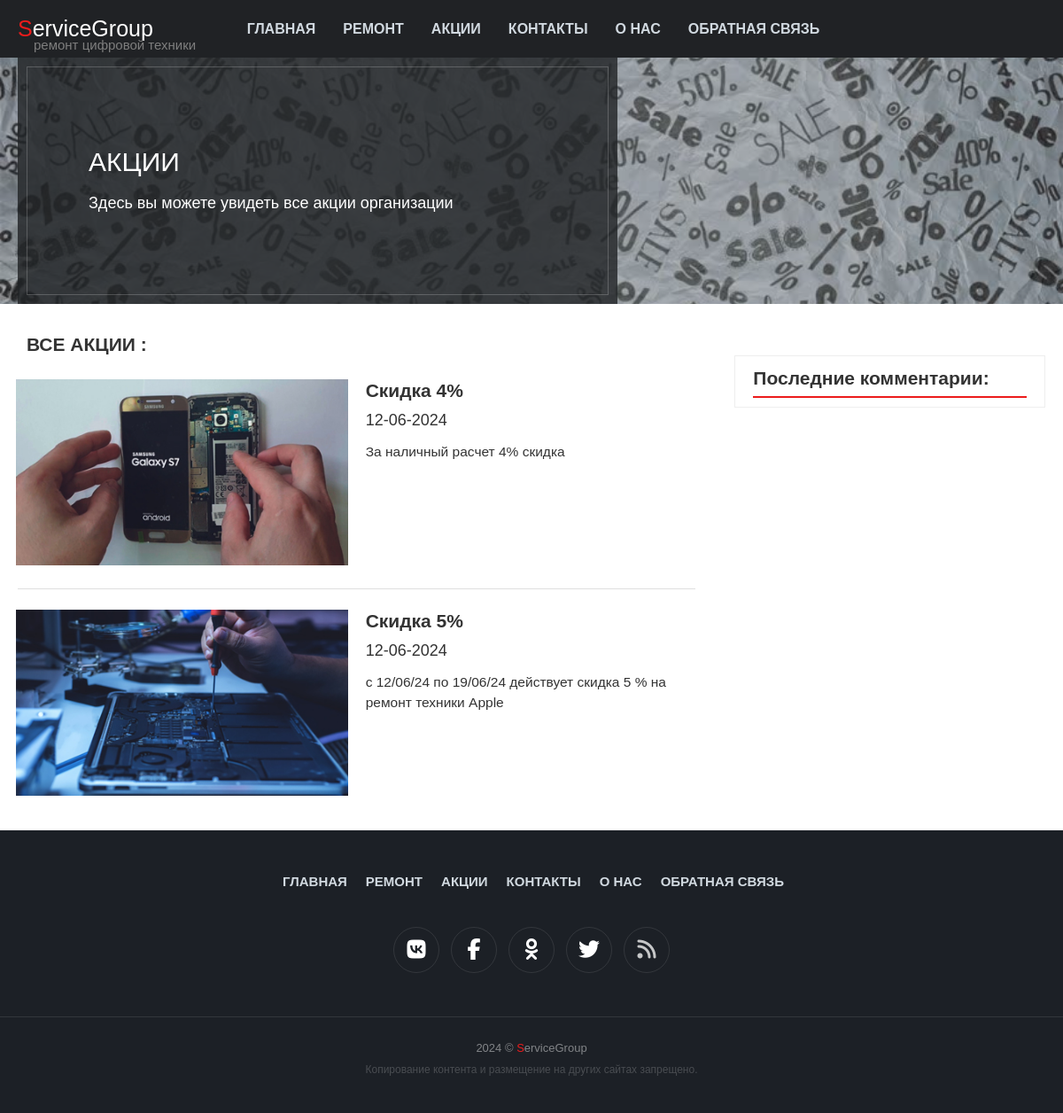
The page /sale on the database its author committed.
### build/models.py (models this page shows, shortened)
class Sale(models.Model):
	title = models.CharField(max_length=255, verbose_name = 'Заголовок')
	content = models.TextField(blank=True, verbose_name = 'Краткое содержание')
	photo = models.ImageField(upload_to="photos/%Y/%m/%d", verbose_name = 'Фото 33%')
	time_create = models.DateTimeField(auto_now_add=True,  verbose_name = 'Время публикации')
	class Meta:
		verbose_name = 'Акции'
		verbose_name_plural = 'Акции'
		ordering = ['-time_create']

### build/views.py (the view)
# urls.py: path('sale', sale, name='sale')
def sale(request):
		sale = Sale.objects.order_by('-pk')
		context = {
			'title': 'Акции',
			'sale': sale,
		}
		return render(request, 'build/sale.html', context=context)

### build/templates/build/sale.html (shortened to what this page needs)
{% load static %}
<!DOCTYPE html>
<html lang="ru">
<head>
	{% load bootstrap5 %}
  {% bootstrap_css %}
	<link type="text/css" href="{% static "build/css/styles.css" %}" rel="stylesheet" />
	<link href="{% static 'fontawesomefree/css/fontawesome.css' %}" rel="stylesheet" type="text/css">
  <link href="{% static 'fontawesomefree/css/brands.css' %}" rel="stylesheet" type="text/css">
  <link href="{% static 'fontawesomefree/css/solid.css' %}" rel="stylesheet" type="text/css">
</head>
<header class="top-line">
	<a href="{{ site.baseurl }}" class="logo logo-litera">ServiceGroup</a><h1 class="logo-1">ремонт цифровой техники</h1>
	<nav class="main-menu top-menu">
		<ul>
			<li><a href="{% url 'home' %}"> Главная</a></li>
			<li><a href="{% url 'build' %}"> Ремонт</a></li>
			<li><a href="{% url 'sale' %}"> Акции</a></li>
			<li><a href="{% url 'home' %}"> Контакты</a></li>
			<li><a href="{% url 'about' %}"> О нас</a></li>
			<li><a href="{% url 'feedback' %}"> Обратная связь</a></li>
		</ul>
	</nav>
</header>
<body>
	<div class="pattern pattern-cat-header">
		<div class="cat-header overlay" style="background-image: url({% static "build/images/build/sale.jpg" %})">
			<div class="container-fluid">
				<div class="row no-gutters g-0">
					<div class="col-md-7">
						<div class="cat-header-block">
							<h1>Акции</h1>
							<p>Здесь вы можете увидеть все акции организации</p>
						</div>
					</div>
				</div>
			</div>
		</div>
	</div>
	<div class="cat-list">
		<div class="container-fluid">
			<div class="row">
				<div class="col-md-8">
					<div class="all-posts-header">Все акции :</div>
					<div class="cat-list-wrap">
						{% for p in sale %}
						<a href="#" class="cat-list-item">
							<div class="row">
								<div class="col-sm-6">
									<div class="pattern">
										{% if p.photo %}
										<img src="{{ p.photo.url }}" alt="{{ p.title }}" class="img-responsive overlay">
										{% endif %}
									</div>
								</div>
								<div class="col-sm-6">
									<h3>{{ p.title }}</h3>
									<div class="datе">{{p.time_create|date:"d-m-Y"}}</div>
									<p>{{ p.content }}</p>
								</div>
							</div>
						</a>
						{% endfor %}
					</div>
				</div>
				<div class="col-md-4">
					<aside class="main-aside">
						<div class="aside-box">
							<div class="latest-comments">
								<div class="lb-header">Последние комментарии:</div>
							</div>
						</div>
					</aside>
				</div>
			</div>
		</div>
	</div>
<footer class="main-footer">
	<div class="container">
		<nav class="main-menu footer-menu">
			<ul>
				<li><a href="{% url 'home' %}"> Главная</a></li>
				<li><a href="{% url 'build' %}"> Ремонт</a></li>
				<li><a href="{% url 'sale' %}"> Акции</a></li>
				<li><a href="#link"> Контакты</a></li>
				<li><a href="{% url 'about' %}"> О нас</a></li>
				<li><a href="{% url 'feedback' %}"> Обратная связь</a></li>
			</ul>
		</nav>
		<nav class="soc">
			<ul>
				<li><a href="https://vk.com/service45apple"><i class="fab fa-vk"></i></a></li>
				<li><a href="#"><i class="fab fa-facebook-f"></i></a></li>
				<li><a href="#"><i class="fab fa-odnoklassniki"></i></a></li>
				<li><a href="#"><i class="fab fa-twitter"></i></a></li>
				<li><a href="rss.xml"><i class="fa fa-rss"></i></a></li>
			</ul>
		</nav>
	</div>
</footer>
<footer class="bottom-footer">
	<div class="container text-center">
		<div class="footer-copy">2024 © <span class="logo-footer logo-litera">ServiceGroup</span> </div>
		<p>Копирование контента и размещение на других сайтах запрещено.</p>
	</div>
</footer>
</body>
</html>

### rows shown on the page
Sale: photo (picture), title "Скидка 4%", time_create "12-06-2024", content "За наличный расчет 4% скидка"
Sale: photo (picture), title "Скидка 5%", time_create "12-06-2024", content "с 12/06/24 по 19/06/24 действует скидка 5 % на ремонт техники Apple"
